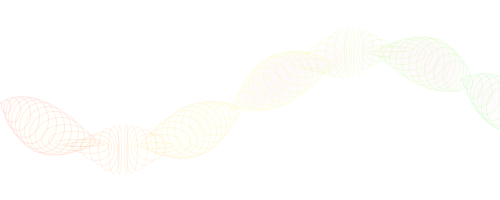
Frame 1 (no input)
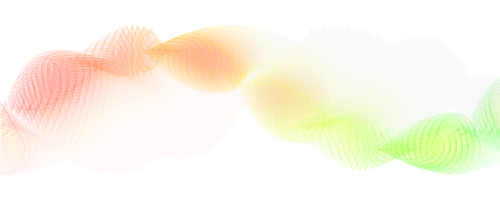
Frame 60 (the mouse pressed at the canvas centre just before this capture)
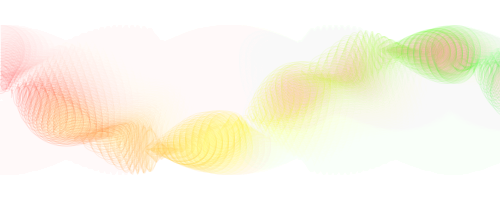
Frame 120 (the mouse held since frame 60 and released just before this capture)

The Processing sketch that drew these frames (run headless with seeded random() and noise(); from frame 60 on, the mouse is pressed at the canvas centre):

// Processing sketch: processing_60863
// ── processing_60863.pde

/* OpenProcessing Tweak of *@*http://www.openprocessing.org/sketch/1012*@* */
/* !do not delete the line above, required for linking your tweak if you re-upload */
// Sine Wave
// Daniel Shiffman <http://www.shiffman.net>

// Render a simple sine wave

// Created 2 May 2005

int xspacing = 6;   // How far apart should each horizontal location be spaced
int w;              // Width of entire wave
 
float theta = 0.0f;       // Start angle at 0
float amplitude = 50.0f;  // Height of wave
float period = 500.0f;    // How many pixels before the wave repeats
float dx;                 // Value for incrementing X, to be calculated as a function of period and xspacing
float[] yvalues;          // Using an array to store height values for the wave (not entirely necessary)
 
void setup() {
  background(255);
  size(500,200);
  colorMode(HSB);
  smooth();
  w = width+16;
  dx = (TWO_PI / period) * xspacing;
  yvalues = new float[w/xspacing];
  println(yvalues.length);
}
 
void draw() {
  fill(255,20);
  stroke(255,20);
  rect(0,0,width,height);
  calcWave();
  renderWave();
 
}
 
void calcWave() {
  // Increment theta (try different values for 'angular velocity' here
  theta += 0.05;
 
  // For every x value, calculate a y value with sine function
  float x = theta;
  for (int i = 0; i < yvalues.length; i++) {
    yvalues[i] = sin(x)*amplitude;
    x+=dx;
  }
}
 
void renderWave() {
  // A simple way to draw the wave with an ellipse at each location
  for ( int x = 0; x < yvalues.length; x++ ) {
    stroke( x, 255, 255,20);
    fill( yvalues[x], 155, 255,1);
    ellipseMode( CENTER );
    ellipse( x*xspacing,width/2+yvalues[x]-150,yvalues[(x+x)%77],yvalues[(x+x+x)%77] );
  }
}
